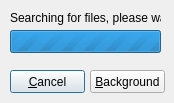
<ui version="4.0" >
 <class>qdDelete</class>
 <widget class="QDialog" name="qdDelete" >
  <property name="geometry" >
   <rect>
    <x>0</x>
    <y>0</y>
    <width>174</width>
    <height>103</height>
   </rect>
  </property>
  <property name="windowTitle" >
   <string>Dialog</string>
  </property>
  <widget class="QLabel" name="qlSource" >
   <property name="geometry" >
    <rect>
     <x>10</x>
     <y>10</y>
     <width>151</width>
     <height>16</height>
    </rect>
   </property>
   <property name="text" >
    <string>Searching for files, please wait.</string>
   </property>
  </widget>
  <widget class="QPushButton" name="qpbCancel" >
   <property name="geometry" >
    <rect>
     <x>10</x>
     <y>70</y>
     <width>75</width>
     <height>23</height>
    </rect>
   </property>
   <property name="text" >
    <string>&amp;Cancel</string>
   </property>
  </widget>
  <widget class="QProgressBar" name="qpbTotal" >
   <property name="geometry" >
    <rect>
     <x>10</x>
     <y>30</y>
     <width>151</width>
     <height>23</height>
    </rect>
   </property>
   <property name="maximum" >
    <number>0</number>
   </property>
   <property name="textVisible" >
    <bool>false</bool>
   </property>
   <property name="orientation" >
    <enum>Qt::Horizontal</enum>
   </property>
  </widget>
  <widget class="QPushButton" name="qpbBackground" >
   <property name="geometry" >
    <rect>
     <x>90</x>
     <y>70</y>
     <width>75</width>
     <height>23</height>
    </rect>
   </property>
   <property name="text" >
    <string>&amp;Background</string>
   </property>
  </widget>
 </widget>
 <resources/>
 <connections/>
</ui>
